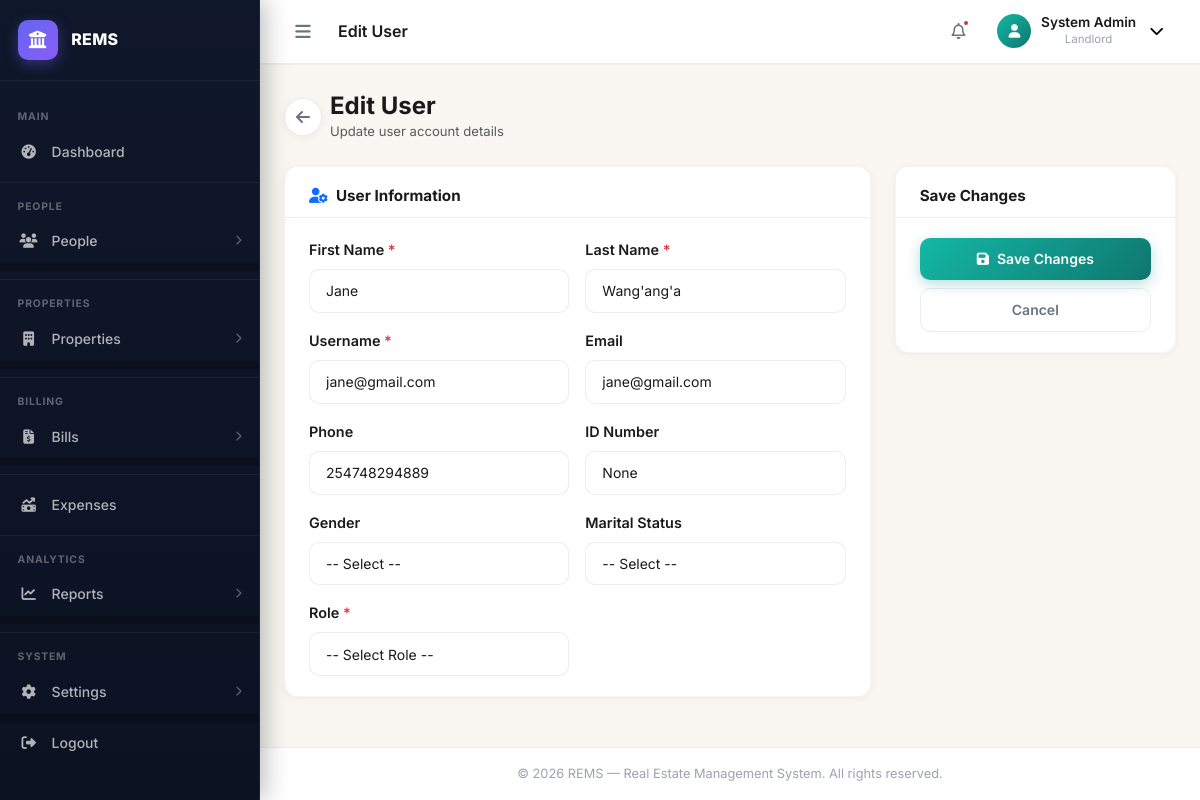
Page /users/edit-user/?id=2 (signed in) on the earlier database version.
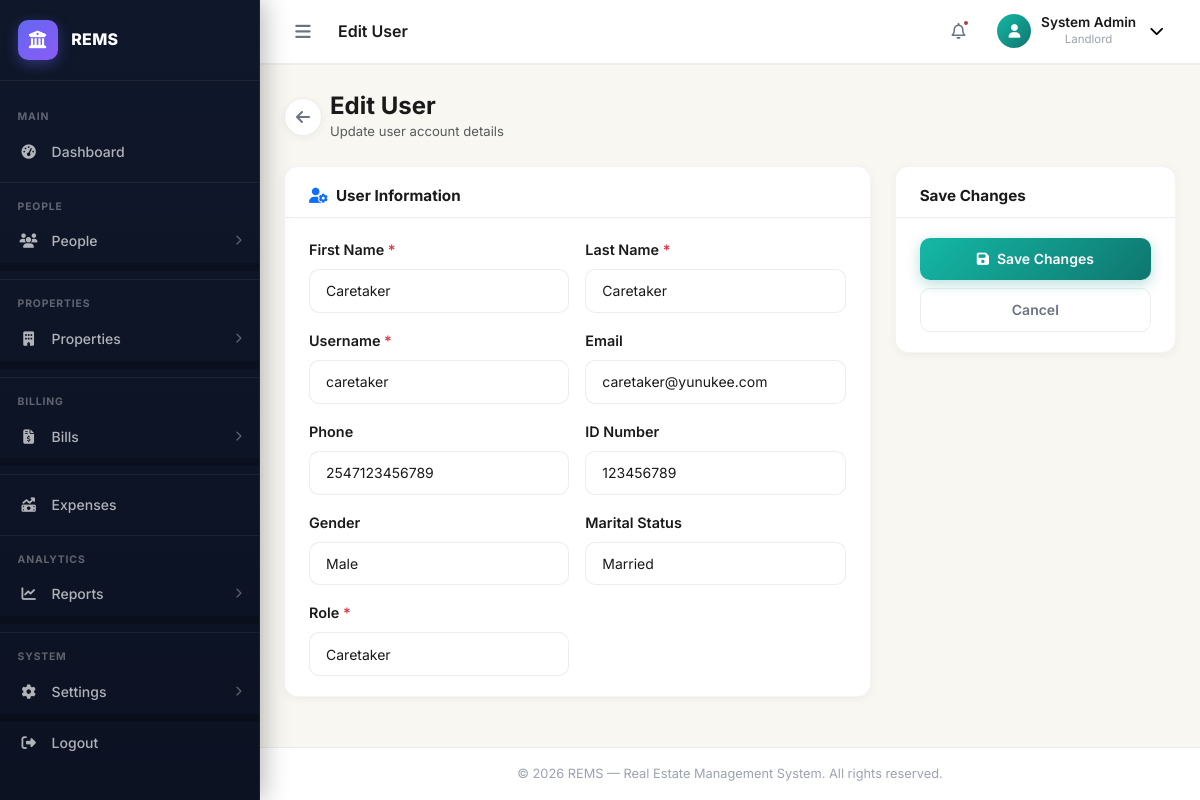
Same page on the later database version.
### apps/users/models.py (models this page shows, shortened)
class User(AbstractUser, AbstractBaseModel):
    role = models.CharField(max_length=255, choices=UserRoles.choices(), default="Tenant")
    phone = models.CharField(max_length=255, blank=True, null=True)
    address = models.TextField(blank=True, null=True)
    city = models.CharField(max_length=255, blank=True, null=True)
    state = models.CharField(max_length=255, blank=True, null=True)
    zip_code = models.CharField(max_length=255, blank=True, null=True)
    country = models.CharField(max_length=255, blank=True, null=True)
    avatar = models.ImageField(upload_to="avatars/", blank=True, null=True)
    gender = models.CharField(max_length=255, blank=True, null=True)
    marital_status = models.CharField(max_length=255, blank=True, null=True)
    id_number = models.CharField(max_length=255, null=True, blank=True)
    firebase_uid = models.CharField(max_length=255, null=True, blank=True)
    profile_picture = models.URLField(max_length=255, null=True, blank=True)
    def __str__(self):
        return self.username

### apps/users/views.py (the view, shortened to what this page needs)
# urls.py: path("edit-user/", edit_user, name="edit-user"),
def edit_user(request: HttpRequest):
    user_object = User.objects.filter(id=request.GET.get("id")).first()
    print(f"User object: {user_object}")
    return render(request, "users/edit_user.html", {"current_user": user_object, "marital_statuses": MARITAL_STATUSES, "genders": GENDERS, "roles": ROLES})

### templates/users/edit_user.html (shortened to what the changed rows need)
{% extends "base.html" %}
{% load static %}
{% block content %}
<div class="d-flex align-items-center gap-2 mb-4">
    <div>
        <h1 class="fs-4 fw-bold mb-0">Edit User</h1>
    </div>
</div>
<form method="POST" action="{% url 'edit-user' %}">
    <div class="row g-4">
        <div class="col-12 col-lg-8">
            <div class="rems-card">
                <div class="rems-card__body">
                    <div class="row g-3">
                        <div class="col-md-6">
                            <label class="form-label fw-600">First Name <span class="text-danger">*</span></label>
                            <input type="text" name="first_name" class="form-control" required id="editUserFirstName" value="{{ current_user.first_name }}">
                        </div>
                        <div class="col-md-6">
                            <label class="form-label fw-600">Last Name <span class="text-danger">*</span></label>
                            <input type="text" name="last_name" class="form-control" required id="editUserLastName" value="{{ current_user.last_name }}">
                        </div>
                        <div class="col-md-6">
                            <label class="form-label fw-600">Username <span class="text-danger">*</span></label>
                            <input type="text" name="username" class="form-control" required id="editUserUsername" value="{{ current_user.username }}">
                        </div>
                        <div class="col-md-6">
                            <label class="form-label fw-600">Email</label>
                            <input type="email" name="email" class="form-control" id="editUserEmail" value="{{ current_user.email }}">
                        </div>
                        <div class="col-md-6">
                            <label class="form-label fw-600">Phone</label>
                            <input type="tel" name="phone" class="form-control" id="editUserPhone" value="{{ current_user.phone }}">
                        </div>
                        <div class="col-md-6">
                            <label class="form-label fw-600">ID Number</label>
                            <input type="text" name="id_number" class="form-control" id="editUserIdNumber" value="{{ current_user.id_number }}">
                        </div>
                        <div class="col-md-6">
                            <label class="form-label fw-600">Gender</label>
                            <select name="gender" class="form-select" id="editUserGender">
                                <option value="">-- Select --</option>
                                {% for g in genders %}
                                    <option value="{{ g }}" {% if current_user.gender == g %}selected{% endif %}>{{ g }}</option>
                                {% endfor %}
                            </select>
                        </div>
                        <div class="col-md-6">
                            <label class="form-label fw-600">Marital Status</label>
                            <select name="marital_status" class="form-select" id="editUserMaritalStatus">
                                <option value="">-- Select --</option>
                                {% for ms in marital_statuses %}
                                    <option value="{{ ms }}" {% if current_user.marital_status == ms %}selected{% endif %}>
                                        {{ ms }}
                                    </option>
                                {% endfor %}
                            </select>
                        </div>
                        <div class="col-md-6">
                            <label class="form-label fw-600">Role <span class="text-danger">*</span></label>
                            <select name="role" class="form-select" required id="editUserRole">
                                <option value="">-- Select Role --</option>
                                {% for r in roles %}
                                    <option value="{{ r }}" {% if current_user.role == r %}selected{% endif %}>
                                        {{ r }}
                                    </option>
                                {% endfor %}
                            </select>
                        </div>
                    </div>
                </div>
            </div>
        </div>
    </div>
</form>
{% endblock %}

Differences in the rows shown:
changed User: first_name "Jane" → "Caretaker"; last_name "Wang'ang'a" → "Caretaker"; username "jane@gmail.com" → "caretaker"; email "jane@gmail.com" → "caretaker@yunukee.com"; phone "254748294889" → "2547123456789"; id_number "None" → "123456789"; gender (not shown) → "Male"; marital_status (not shown) → "Married"; role (not shown) → "Caretaker"
Other differences:
form field gender: "-- Select --" → (not shown)
form field marital_status: "-- Select --" → (not shown)
form field role: "-- Select Role --" → (not shown)
